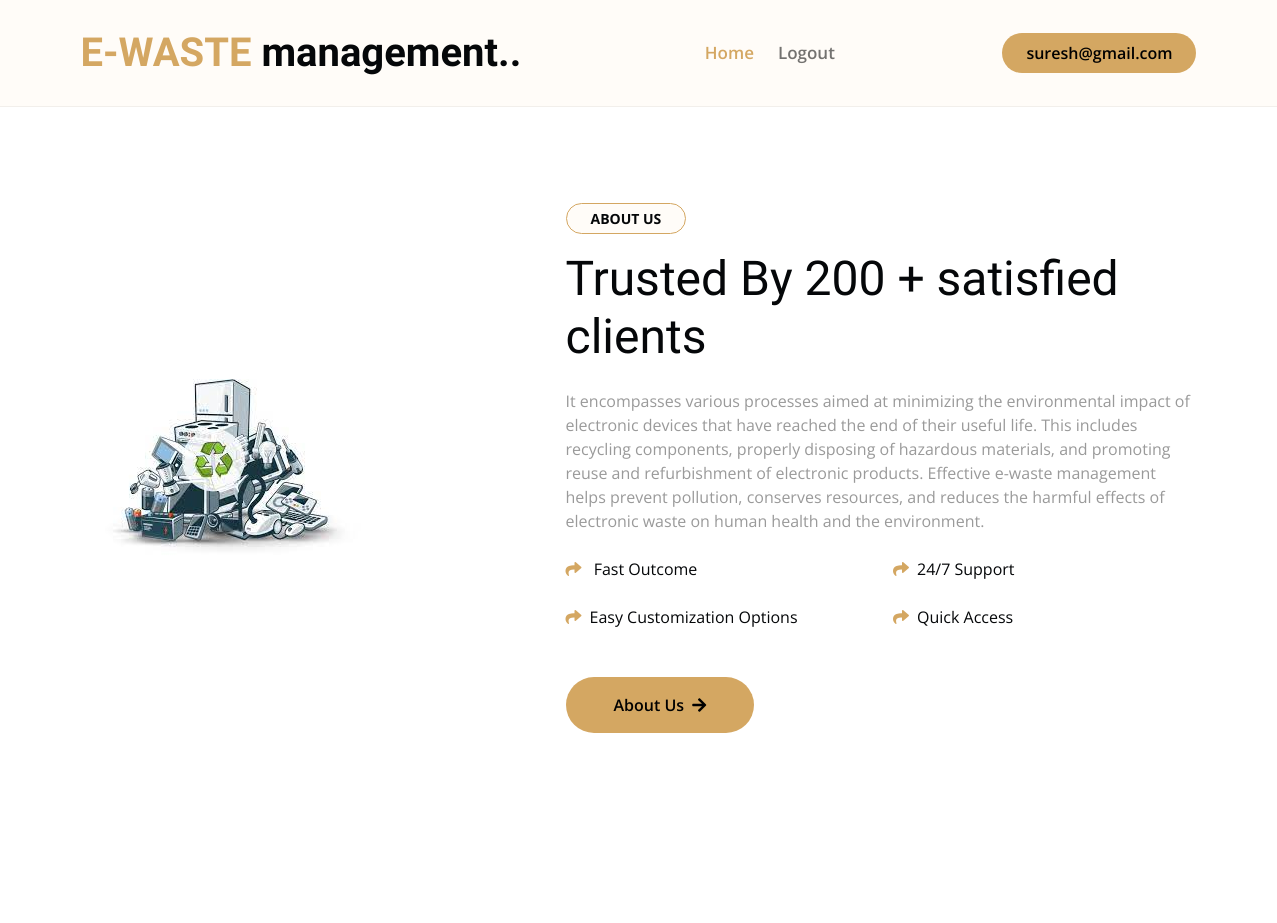
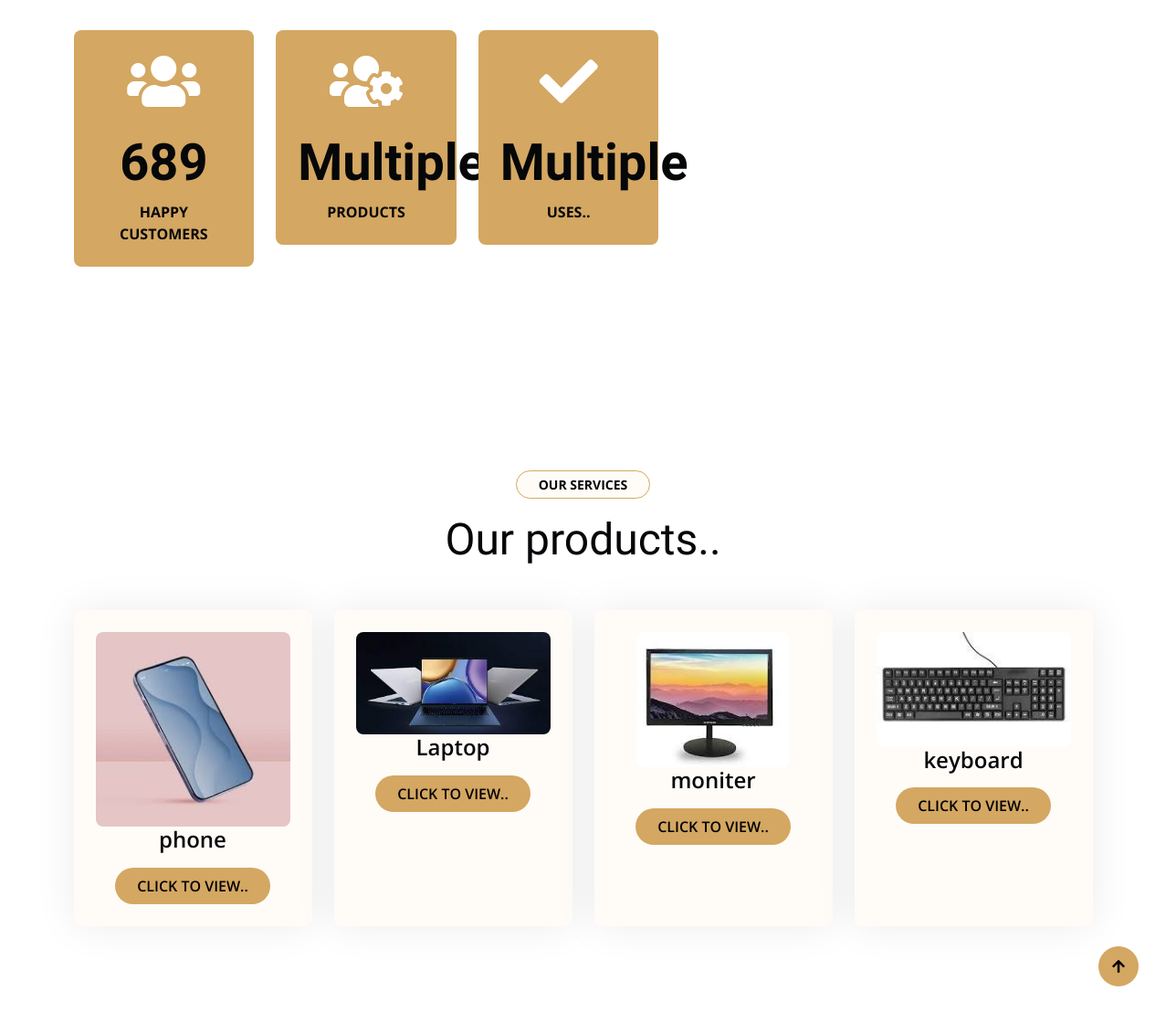
The page /home (signed in) on the database its author committed (2 pictures, top to bottom).
### ewaste/models.py (models this page shows, shortened)
class Category(models.Model):
    cat_name=models.CharField(max_length=30)
    cat_img=models.ImageField(upload_to='images/')

### ewaste/views.py (the view)
# urls.py: 2. Add a URL to urlpatterns:  path('', views.home, name='home')
def home(request):
    if 'mail' in request.session:
        data=Category.objects.all()
        context={
            'session':request.session['mail'],
            'data':data,
        }
        return render(request,'home.html',context)
    return redirect('index')

### ewaste/templates/home.html (shortened to what this page needs)
{% extends 'index.html' %}
{% load static  %}
{% block content %}
 <div class="container-fluid py-6">
    <div class="container">
        <div class="row g-5 align-items-center">
            <div class="col-lg-5 wow bounceInUp" data-wow-delay="0.1s">
                <img src="{% static 'img/about.jpg' %}" class="img-fluid rounded" alt="">
            </div>
            <div class="col-lg-7 wow bounceInUp" data-wow-delay="0.3s">
                <small class="d-inline-block fw-bold text-dark text-uppercase bg-light border border-primary rounded-pill px-4 py-1 mb-3">About Us</small>
                <h1 class="display-5 mb-4">Trusted By 200 + satisfied clients</h1>
                <p class="mb-4"> It encompasses various processes aimed at minimizing the environmental impact of electronic devices that have reached the end of their useful life. This includes recycling components, properly disposing of hazardous materials, and promoting reuse and refurbishment of electronic products. Effective e-waste management helps prevent pollution, conserves resources, and reduces the harmful effects of electronic waste on human health and the environment.</p>
                <div class="row g-4 text-dark mb-5">
                    <div class="col-sm-6">
                        <i class="fas fa-share text-primary me-2"></i> Fast Outcome
                    </div>
                    <div class="col-sm-6">
                        <i class="fas fa-share text-primary me-2"></i>24/7 Support
                    </div>
                    <div class="col-sm-6">
                        <i class="fas fa-share text-primary me-2"></i>Easy Customization Options
                    </div>
                    <div class="col-sm-6">
                        <i class="fas fa-share text-primary me-2"></i>Quick Access
                    </div>
                </div>
                <a href="" class="btn btn-primary py-3 px-5 rounded-pill">About Us<i class="fas fa-arrow-right ps-2"></i></a>
            </div>
        </div>
    </div>
</div>
<div class="container-fluid faqt py-6">
    <div class="container">
        <div class="row g-4 align-items-center">
            <div class="col-lg-7">
               <div class="row g-4">
                    <div class="col-sm-4 wow bounceInUp" data-wow-delay="0.3s">
                        <div class="faqt-item bg-primary rounded p-4 text-center">
                            <i class="fas fa-users fa-4x mb-4 text-white"></i>
                            <h1 class="display-4 fw-bold" data-toggle="counter-up">689</h1>
                            <p class="text-dark text-uppercase fw-bold mb-0">Happy Customers</p>
                        </div>
                    </div>
                    <div class="col-sm-4 wow bounceInUp" data-wow-delay="0.5s">
                        <div class="faqt-item bg-primary rounded p-4 text-center">
                            <i class="fas fa-users-cog fa-4x mb-4 text-white"></i>
                            <h1 class="display-4 fw-bold" data-toggle="counter-up">Multiple</h1>
                            <p class="text-dark text-uppercase fw-bold mb-0">products</p>
                        </div>
                    </div>
                    <div class="col-sm-4 wow bounceInUp" data-wow-delay="0.7s">
                        <div class="faqt-item bg-primary rounded p-4 text-center">
                            <i class="fas fa-check fa-4x mb-4 text-white"></i>
                            <h1 class="display-4 fw-bold" data-toggle="counter-up">Multiple </h1>
                            <p class="text-dark text-uppercase fw-bold mb-0">Uses..</p>
                        </div>
                    </div>
                </div>
            </div>
            <div class="col-lg-5 wow bounceInUp" data-wow-delay="0.1s">
                <div >
                    <iframe width="560" height="315" src="https://www.youtube.com/embed/ApdkhWd7SfQ?si=wCnCP8bLfimeEtcR&autoplay=1" title="YouTube video player" frameborder="0" allow="accelerometer; autoplay; clipboard-write; encrypted-media; gyroscope; picture-in-picture; web-share" allowfullscreen></iframe>
                </div>
            </div>
        </div>
    </div>
</div>
<div class="container-fluid service py-6">
    <div class="container">
        <div class="text-center wow bounceInUp" data-wow-delay="0.1s">
            <small class="d-inline-block fw-bold text-dark text-uppercase bg-light border border-primary rounded-pill px-4 py-1 mb-3">Our Services</small>
            <h1 class="display-5 mb-5">Our products..</h1>
        </div>
        <div class="row g-4">
            {% for i in data %}
            <div class="col-lg-3 col-md-6 col-sm-12 wow bounceInUp" data-wow-delay="0.1s">
                <div class="bg-light rounded service-item">
                    <div class="service-content d-flex align-items-center justify-content-center p-4">
                        <div class="service-content-icon text-center">
                            <img src="{{ i.cat_img.url }}" class="img-fluid rounded" alt="">
                            <h4 class="mb-3">{{ i.cat_name }}</h4>
                            <a href="{% url 'category' id=i.id %}" class="btn btn-primary px-4 py-2 rounded-pill">CLICK TO VIEW..</a>
                        </div>
                    </div>
                </div>
            </div>
            {% endfor %}
        </div>
    </div>
</div>
{% endblock %}

### ewaste/templates/index.html (shortened to what this page needs)
{% load static %}
<!DOCTYPE html>
<html lang="en">
    <head>
        <link rel="stylesheet" href="https://use.fontawesome.com/releases/v5.15.4/css/all.css"/>
        <link href="https://cdn.jsdelivr.net/npm/bootstrap-icons@1.4.1/font/bootstrap-icons.css" rel="stylesheet">
        <link href="{% static 'lib/animate/animate.min.css' %}" rel="stylesheet">
        <link href="{% static 'lib/lightbox/css/lightbox.min.css' %}" rel="stylesheet">
        <link href="{% static 'lib/owlcarousel/owl.carousel.min.css' %}" rel="stylesheet">
        <link href="{% static 'css/bootstrap.min.css' %}" rel="stylesheet">
        <link href="{% static 'css/style.css' %}" rel="stylesheet">
    </head>
    <body>
        {% if session is not None %}
        <div class="container-fluid nav-bar">
            <div class="container">
                <nav class="navbar navbar-light navbar-expand-lg py-4">
                    <a href="{% url 'index' %}" class="navbar-brand">
                        <h1 class="text-primary fw-bold mb-0">E-WASTE <span class="text-dark">management..</span> </h1>
                    </a>
                    <div class="collapse navbar-collapse" id="navbarCollapse">
                        <div class="navbar-nav mx-auto">
                            <a href="{% url 'home' %}" class="nav-item nav-link active">Home</a>
                            <a href="{% url 'logout' %}" class="nav-item nav-link">Logout</a>
                        </div>
                        <a href="" class="btn btn-primary py-2 px-4 d-none d-xl-inline-block rounded-pill">{{ session }} </a>
                    </div>
                </nav>
            </div>
        </div>
        {% endif %}
        {% block content %}{% endblock %}
        <a href="#" class="btn btn-md-square btn-primary rounded-circle back-to-top"><i class="fa fa-arrow-up"></i></a>
    </body>
</html>

### ewaste/static/css/style.css (style rules this page uses)
.back-to-top { position: fixed; right: 30px; bottom: 30px; z-index: 99; }
h1, h2, h3, .h1, .h2, .h3 { font-weight: 400 !important; font-family: 'Playball', cursive !important; }
h4, h5, h6, .h4, .h5, .h6 { font-weight: 600 !important; font-family: 'Open Sans', sans-serif !important; }
.py-6 { padding-top: 6rem; padding-bottom: 6rem; }
.wow, .animated { animation-duration: 2s !important; }
.btn.btn-primary { border: 0; }
.btn { font-weight: 600; transition: .5s; }
.btn-md-square { width: 44px; height: 44px; }
.btn-square, .btn-sm-square, .btn-md-square, .btn-lg-square { padding: 0; display: flex; align-items: center; justify-content: center; font-weight: normal; }
.nav-bar { background: var(--bs-light); border-bottom: 1px solid rgba(0, 0, 0, .05); }
.navbar .navbar-nav .nav-link { padding: 10px 12px; font-weight: 600; font-size: 17px; transition: .5s; }
.navbar .navbar-nav .nav-link:hover, .navbar .navbar-nav .nav-link.active { color: var(--bs-primary); }
.service .service-item { position: relative; height: 100%; border-radius: 8px; box-shadow: 0 0 45px rgba(0, 0, 0, .08); }
.service-content::after { position: absolute; content: ""; width: 100%; height: 0; top: 0; left: 0; bottom: auto; background: var(--bs-primary); border-radius: 8px; transition: 1s; }
.service-item .service-content-icon { position: relative; z-index: 2; }
.service-item .service-content-icon a.btn-primary { transition: 1s !important; }

### rows shown on the page
Category: cat_img (picture), cat_name "phone"
Category: cat_img (picture), cat_name "Laptop"
Category: cat_img (picture), cat_name "moniter"
Category: cat_img (picture), cat_name "keyboard"

### other values the page prints
{{ session }} "suresh@gmail.com"
